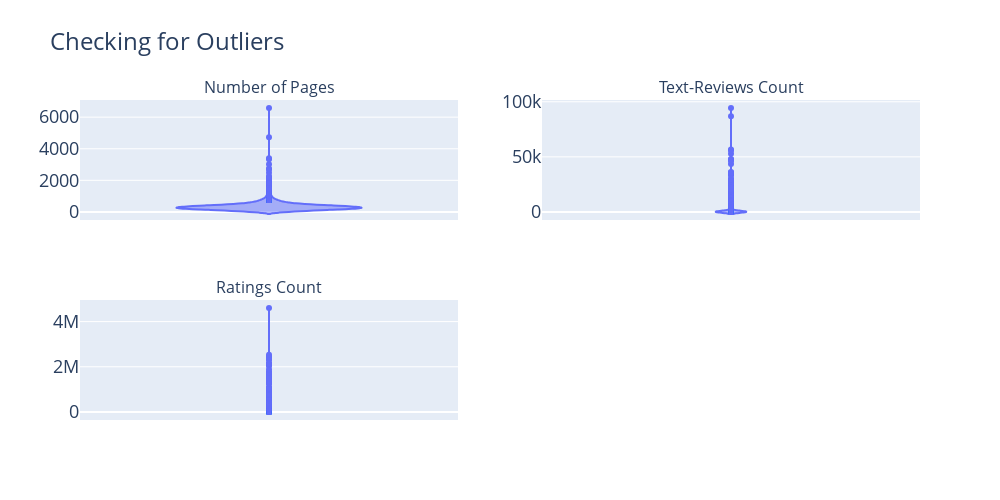

Write notebook code for a chart like this one.
### Markdown cell above
## Outliers

### Code cell
#Checking for Outliers columns: num_pages, Text Reviews Count, ratings_count

fig = make_subplots(rows= 2, cols=2, subplot_titles=("Number of Pages", "Text-Reviews Count", 
                                                     "Ratings Count"))
# Number of Pages subplot
fig.add_trace(px.violin(df, y="num_pages").data[0], row=1, col=1)

# Text-Reviews Count subplot
fig.add_trace(px.violin(df, y="text_reviews_count").data[0], row=1, col=2)

# Ratings ount violin subplot
fig.add_trace(px.violin(df, y="ratings_count").data[0], row=2, col=1)

fig.update_layout(title_text="Checking for Outliers", title_font_size=24, 
                  font_size=18, height=500, width=1000, showlegend=True)
fig.show()

### Figure 1 — Plotly figure (JSON) as saved in the notebook; plotly's stock layout.template omitted (floating-point values rounded to 4 significant figures; data arrays with more than 128 entries replaced by an {"elided": "..."} marker saying what was removed)
{"data": [{"alignmentgroup": "True", "box": {"visible": false}, "hovertemplate": "num_pages=%{y}<extra></extra>", "legendgroup": "", "marker": {"color": "#636efa"}, "name": "", "offsetgroup": "", "orientation": "v", "scalegroup": "True", "showlegend": false, "type": "violin", "x0": " ", "xaxis": "x", "y": {"elided": "11127 int values"}, "y0": " ", "yaxis": "y"}, {"alignmentgroup": "True", "box": {"visible": false}, "hovertemplate": "text_reviews_count=%{y}<extra></extra>", "legendgroup": "", "marker": {"color": "#636efa"}, "name": "", "offsetgroup": "", "orientation": "v", "scalegroup": "True", "showlegend": false, "type": "violin", "x0": " ", "xaxis": "x2", "y": {"elided": "11127 int values"}, "y0": " ", "yaxis": "y2"}, {"alignmentgroup": "True", "box": {"visible": false}, "hovertemplate": "ratings_count=%{y}<extra></extra>", "legendgroup": "", "marker": {"color": "#636efa"}, "name": "", "offsetgroup": "", "orientation": "v", "scalegroup": "True", "showlegend": false, "type": "violin", "x0": " ", "xaxis": "x3", "y": {"elided": "11127 int values"}, "y0": " ", "yaxis": "y3"}], "layout": {"annotations": [{"font": {"size": 16}, "showarrow": false, "text": "Number of Pages", "x": 0.225, "xanchor": "center", "xref": "paper", "y": 1, "yanchor": "bottom", "yref": "paper"}, {"font": {"size": 16}, "showarrow": false, "text": "Text-Reviews Count", "x": 0.775, "xanchor": "center", "xref": "paper", "y": 1, "yanchor": "bottom", "yref": "paper"}, {"font": {"size": 16}, "showarrow": false, "text": "Ratings Count", "x": 0.225, "xanchor": "center", "xref": "paper", "y": 0.375, "yanchor": "bottom", "yref": "paper"}], "font": {"size": 18}, "height": 500, "showlegend": true, "title": {"font": {"size": 24}, "text": "Checking for Outliers"}, "width": 1000, "xaxis": {"anchor": "y", "domain": [0, 0.45]}, "xaxis2": {"anchor": "y2", "domain": [0.55, 1]}, "xaxis3": {"anchor": "y3", "domain": [0, 0.45]}, "xaxis4": {"anchor": "y4", "domain": [0.55, 1]}, "yaxis": {"anchor": "x", "domain": [0.625, 1]}, "yaxis2": {"anchor": "x2", "domain": [0.625, 1]}, "yaxis3": {"anchor": "x3", "domain": [0, 0.375]}, "yaxis4": {"anchor": "x4", "domain": [0, 0.375]}}}
